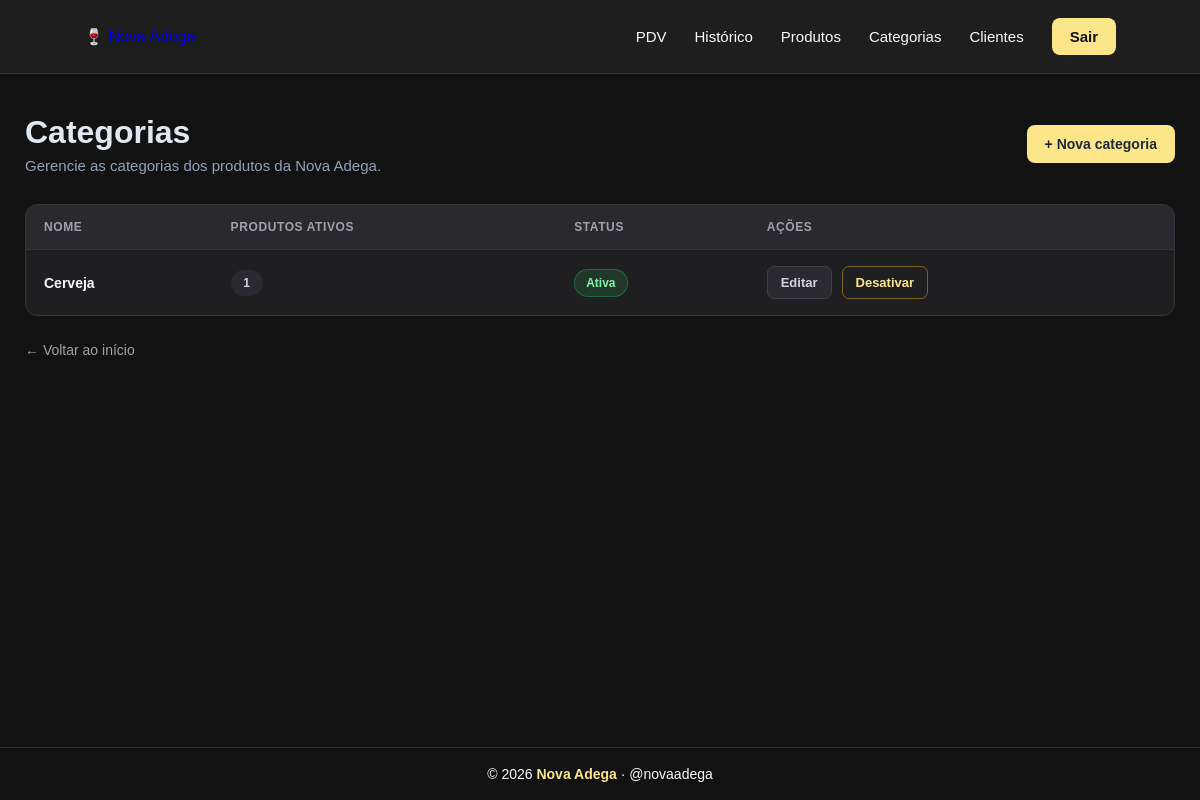
The app's page /categorias/ (signed in), older data.
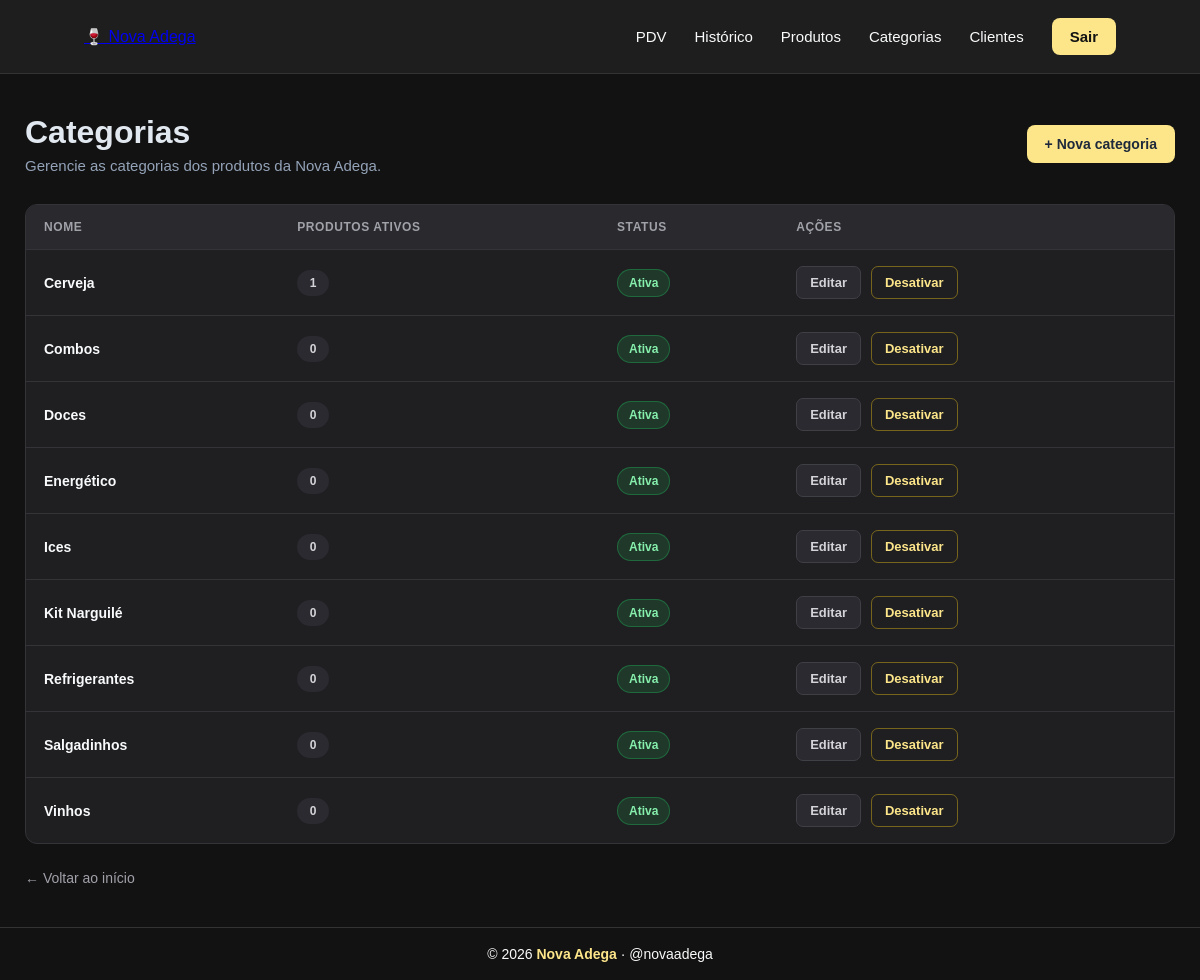
The same page, newer data.
### app/models/categoria.py (models this page shows)
class Categoria(Base):
    __tablename__ = "categorias"
    id = Column(
        Integer,
        primary_key=True,
        autoincrement=True,
        index=True
    )
    nome = Column(
        String(100),
        nullable=False,
        unique=True
    )
    ativo = Column(
        Boolean,
        nullable=False,
        default=True
    )
    produtos = relationship(
        "Produto",
        back_populates="categoria",
        lazy="select"
    )

### app/controllers/categoria_controller.py (the view)
@router.get("/")
def listar_categorias(
    request: Request,
    db: Session = Depends(get_db),
    admin = Depends(get_admin)
):
    categorias = db.query(Categoria).order_by(Categoria.nome).all()
    return templates.TemplateResponse(
        request,
        "categorias/index.html",
        {
            "request":    request,
            "usuario":    admin,
            "categorias": categorias,
        }
    )

### app/templates/categorias/index.html (shortened to what this page needs)
{% extends "base.html" %}
{% block styles %}
<link rel="stylesheet" href="/static/css/categorias.css">
{% endblock %}
{% block content %}
<main class="container">
    <section class="titulo-pagina">
        <div>
            <h1>
                Categorias
            </h1>
            <p>
                Gerencie as categorias dos produtos da Nova Adega.
            </p>
        </div>
        <a
            href="/categorias/nova"
            class="btn-nova"
        >
            + Nova categoria
        </a>
    </section>
    <section class="tabela-container">
        <table>
            <thead>
                <tr>
                    <th>
                        Nome
                    </th>
                    <th>
                        Produtos ativos
                    </th>
                    <th>
                        Status
                    </th>
                    <th>
                        Ações
                    </th>
                </tr>
            </thead>
            <tbody>
                {% for c in categorias %}
                <tr>
                    <td class="categoria-nome">
                        {{ c.nome }}
                    </td>
                    <td>
                        <span class="quantidade-produtos">
                            {{
                                c.produtos
                                | selectattr('ativo')
                                | list
                                | length
                            }}
                        </span>
                    </td>
                    <td>
                        {% if c.ativo %}
                        <span class="status ativo">
                            Ativa
                        </span>
                        {% else %}
                        <span class="status inativo">
                            Inativa
                        </span>
                        {% endif %}
                    </td>
                    <td>
                        <div class="acoes">
                            <a
                                href="/categorias/{{ c.id }}/editar"
                                class="btn-editar"
                            >
                                Editar
                            </a>
                            <form
                                action="/categorias/{{ c.id }}/toggle-ativo"
                                method="post"
                            >
                                <button
                                    type="submit"
                                    class="btn-status"
                                >
                                    {{
                                        "Desativar"
                                        if c.ativo
                                        else "Ativar"
                                    }}
                                </button>
                            </form>
                        </div>
                    </td>
                </tr>
                {% endfor %}
            </tbody>
        </table>
    </section>
    <div class="voltar">
        <a href="/">
            ← Voltar ao início
        </a>
    </div>
</main>
{% endblock %}

### app/templates/base.html (shortened to what this page needs)
<!DOCTYPE html>
<html lang="pt-BR">
<head>
    <link
        rel="stylesheet"
        href="/static/CSS/home.css"
    >
    {% block styles %}{% endblock %}
</head>
<body>
    {% block navbar %}
    <nav class="navbar">
        <div class="logo">
            <a href="/">
                🍷 Nova Adega
            </a>
        </div>
        <div class="menu">
            <a href="/pdv/">
                PDV
            </a>
            <a href="/movimentacoes/">
                Histórico
            </a>
            <a href="/produtos/">
                Produtos
            </a>
            <a href="/categorias/">
                Categorias
            </a>
            <a href="/clientes/">
                Clientes
            </a>
            <a
                href="/auth/logout"
                class="btn-sair"
            >
                Sair
            </a>
        </div>
    </nav>
    {% endblock %}
    {% block content %}{% endblock %}
    {% block footer %}
    <footer class="footer">
        <p>
            © 2026 <strong>Nova Adega</strong> · @novaadega
        </p>
    </footer>
    {% endblock %}
</body>
</html>

### app/static/CSS/home.css (style rules this page uses)
* { margin: 0; padding: 0; box-sizing: border-box; }
html { scroll-behavior: smooth; }
body { font-family: Arial, Helvetica, sans-serif; background: #121212; color: #F9FAFB; min-height: 100vh; }
.navbar { width: 100%; background: #1E1E1E; display: flex; align-items: center; justify-content: space-between; padding: 18px 7%; border-bottom: 1px solid #333; position: sticky; top: 0; z-index: 1000; }
.logo { display: flex; align-items: center; }
.menu { display: flex; align-items: center; gap: 28px; }
.menu a { color: #F9FAFB; text-decoration: none; font-size: 15px; font-weight: 500; transition: all 0.25s ease; }
.menu .btn-sair { background: #FDE68A; color: #121212; padding: 10px 18px; border-radius: 8px; font-weight: bold; transition: all 0.25s ease; }
.container { width: 88%; max-width: 1400px; margin: 0 auto; padding: 45px 0 70px; }
html, body { min-height: 100%; }
body { min-height: 100vh; display: flex; flex-direction: column; margin: 0; }
.footer { width: 100%; margin-top: auto; padding: 18px 20px; box-sizing: border-box; text-align: center; background: #121212; color: #f9fafb; border-top: 1px solid #333; }
.footer p { margin: 0; font-size: 14px; }
.footer strong { color: #fde68a; }

### app/static/CSS/categorias.css (style rules this page uses)
.container { width: 100%; max-width: 1200px; margin: 0 auto; padding: 40px 25px; }
.titulo-pagina { display: flex; justify-content: space-between; align-items: center; gap: 20px; margin-bottom: 30px; }
.titulo-pagina h1 { margin: 0; font-size: 32px; color: #e2e8f0; }
.titulo-pagina p { margin-top: 6px; color: #94a3b8; font-size: 15px; }
.btn-nova { display: inline-flex; align-items: center; justify-content: center; padding: 11px 18px; background: #FDE68A ; color: #1e293b; border-radius: 8px; text-decoration: none; font-size: 14px; font-weight: 700; transition: transform 0.2s, opacity 0.2s; }
.tabela-container { width: 100%; overflow-x: auto; background: #1f1f22; border: 1px solid #333338; border-radius: 12px; }
.tabela-container table { width: 100%; border-collapse: collapse; min-width: 650px; }
.tabela-container thead { background: #29292e; }
.tabela-container th { padding: 15px 18px; text-align: left; color: #a1a1aa; font-size: 12px; text-transform: uppercase; letter-spacing: 0.05em; border-bottom: 1px solid #333338; }
.tabela-container td { padding: 16px 18px; color: #e4e4e7; font-size: 14px; border-bottom: 1px solid #333338; }
.tabela-container tbody tr { transition: background 0.2s; }
.tabela-container tbody tr:last-child td { border-bottom: none; }
.categoria-nome { font-weight: 600; color: #f8fafc !important; }
.quantidade-produtos { display: inline-flex; align-items: center; justify-content: center; min-width: 32px; height: 26px; padding: 0 9px; background: #2a2a30; border-radius: 999px; color: #d4d4d8; font-size: 12px; font-weight: 600; }
.status { display: inline-flex; align-items: center; justify-content: center; padding: 6px 11px; border-radius: 999px; font-size: 12px; font-weight: 700; }
.status.ativo { background: rgba(34, 197, 94, 0.15); color: #86efac; border: 1px solid rgba(34, 197, 94, 0.35); }
.acoes { display: flex; align-items: center; gap: 10px; }
.acoes form { margin: 0; }
.btn-editar { display: inline-flex; align-items: center; justify-content: center; padding: 8px 13px; background: #2a2a30; color: #d4d4d8; border: 1px solid #3f3f46; border-radius: 7px; text-decoration: none; font-size: 13px; font-weight: 600; transition: background 0.2s, transform 0.2s; }
.btn-status { padding: 8px 13px; background: transparent; color: #FDE68A ; border: 1px solid rgba(250, 204, 21, 0.4); border-radius: 7px; font-size: 13px; font-weight: 600; cursor: pointer; transition: background 0.2s, transform 0.2s; }
.voltar { margin-top: 25px; }
.voltar a { color: #a1a1aa; text-decoration: none; font-size: 14px; transition: color 0.2s; }

Row changes from the older to the newer data that the page shows:
added Categoria: nome "Combos", produtos|selectattr "0", shows "Ativa", ativo "Desativar"
added Categoria: nome "Doces", produtos|selectattr "0", shows "Ativa", ativo "Desativar"
added Categoria: nome "Energético", produtos|selectattr "0", shows "Ativa", ativo "Desativar"
added Categoria: nome "Ices", produtos|selectattr "0", shows "Ativa", ativo "Desativar"
added Categoria: nome "Kit Narguilé", produtos|selectattr "0", shows "Ativa", ativo "Desativar"
added Categoria: nome "Refrigerantes", produtos|selectattr "0", shows "Ativa", ativo "Desativar"
added Categoria: nome "Salgadinhos", produtos|selectattr "0", shows "Ativa", ativo "Desativar"
added Categoria: nome "Vinhos", produtos|selectattr "0", shows "Ativa", ativo "Desativar"
